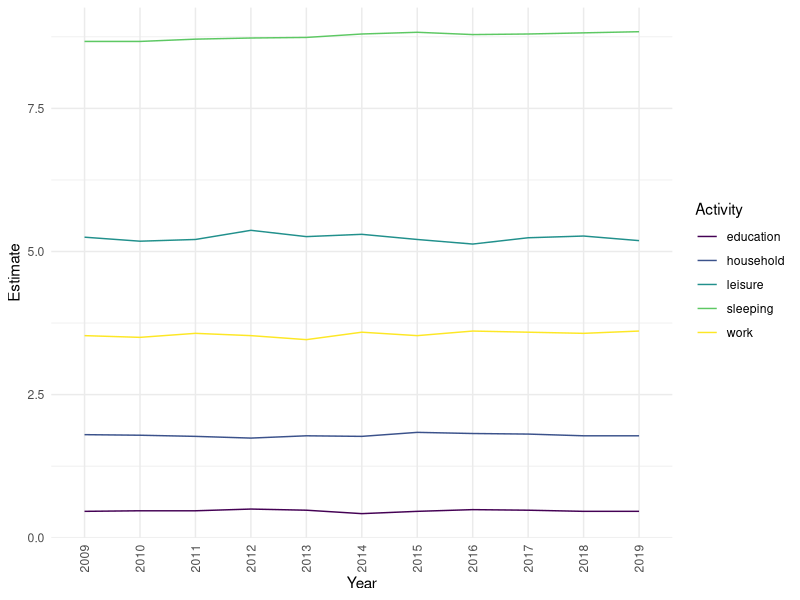

Recreate this plot in R.
## ---- chunk 1
knitr::opts_chunk$set(echo = TRUE)

library(tidyverse)
options(scipen = 50)
library(ggplot2)


theme_set(theme_minimal() + theme(legend.position = "bottom"))
options(
  ggplot2.continuous.colour = "viridis",
  ggplot2.continuous.fill = "viridis",
  digits = 3
)
scale_colour_discrete = scale_colour_viridis_d
scale_fill_discrete = scale_fill_viridis_d 
knitr::opts_chunk$set(
  fig.height = 6,
  fig.width = 8,
  message = F,
  warning = F 
  )



## ---- chunk 2

annual_data = read_csv("data/annual_activity.csv") 

annual_data %>% 
  mutate(Year = factor(Year)) %>% 
  group_by(Activity, Year) %>% 
  ggplot(aes(x = Year, y = Estimate, color = Activity)) + 
  geom_line(aes(group = Activity)) + 
  theme(legend.position = "right") +
  theme(axis.text.x = element_text(angle = 90, vjust = 0.5, hjust=1))

